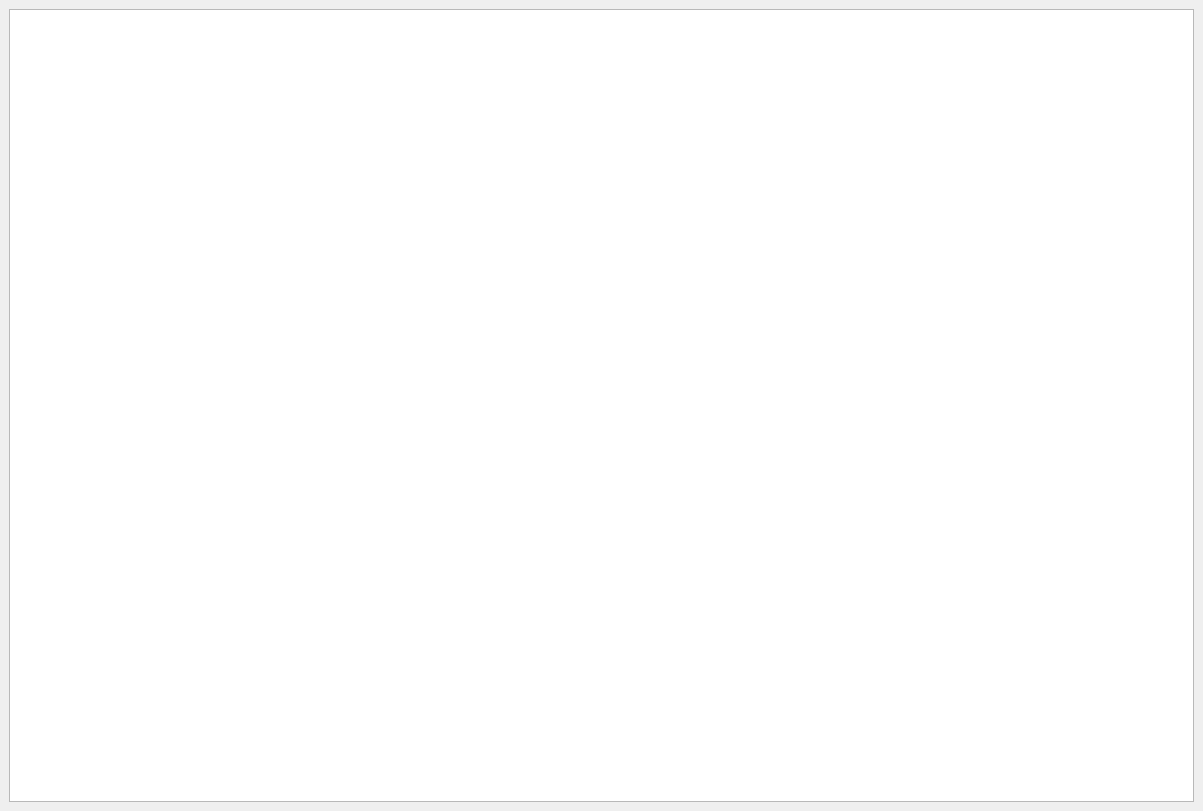
<?xml version="1.0" encoding="UTF-8"?>
<ui version="4.0">
 <class>prognoz_table</class>
 <widget class="QMainWindow" name="prognoz_table">
  <property name="geometry">
   <rect>
    <x>0</x>
    <y>0</y>
    <width>1203</width>
    <height>811</height>
   </rect>
  </property>
  <property name="windowTitle">
   <string>Работа с коэффициентами</string>
  </property>
  <widget class="QWidget" name="centralwidget">
   <layout class="QVBoxLayout" name="verticalLayout">
    <item>
     <widget class="QTableWidget" name="tableWidget"/>
    </item>
   </layout>
  </widget>
 </widget>
 <resources/>
 <connections/>
</ui>
